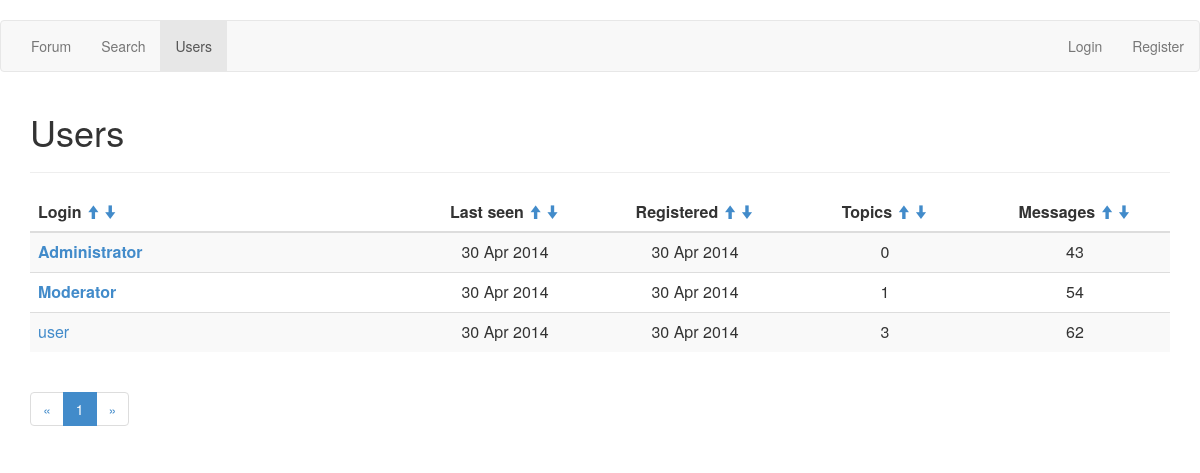
Page /userlist on the earlier database version.
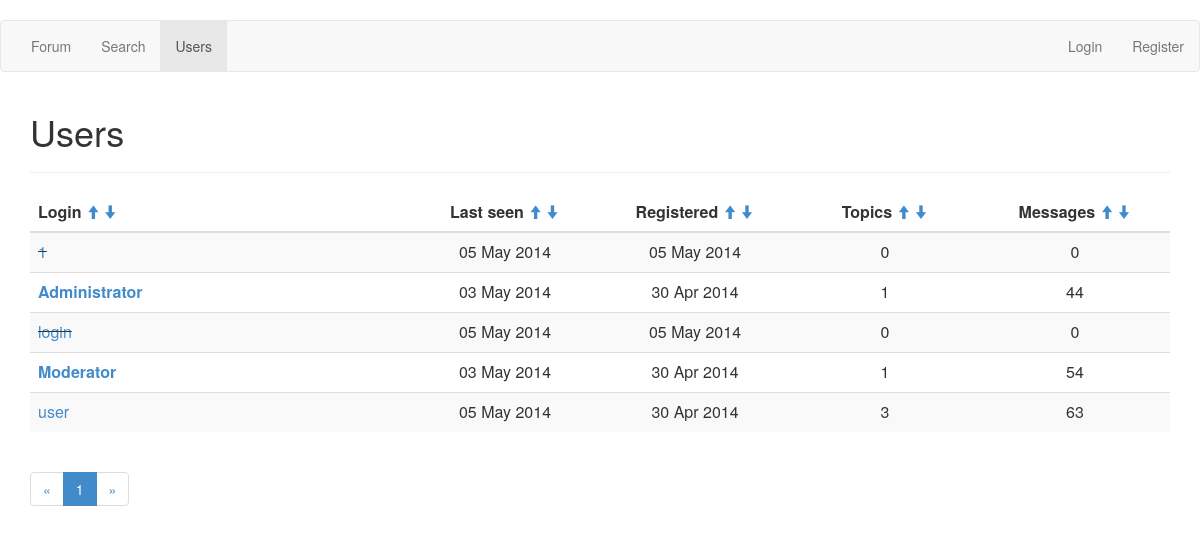
Same page on the later database version.
### app/models.py (models this page shows, shortened)
class User(db.Model):
    __tablename__ = 'User'
    id = db.Column(db.Integer, primary_key=True)
    login = db.Column(db.Text, unique=True, nullable=False)
    password = db.Column(db.Text, nullable=False)
    confirm_code = db.Column(db.Text)
    active = db.Column(db.Boolean, default=False)
    role = db.Column(db.Integer, default=2, nullable=False)
    email = db.Column(db.Text, nullable=False)
    city = db.Column(db.Text, default='unknown')
    country = db.Column(db.Text, default='unknown')
    db_avatar = db.Column(db.Boolean, default=False)
    topic_count = db.Column(db.Integer, default=0)
    message_count = db.Column(db.Integer, default=0)
    reg_date = db.Column(db.DateTime, default=datetime.utcnow, nullable=False)
    last_seen = db.Column(db.DateTime, default=datetime.utcnow, onupdate=datetime.utcnow, nullable=False)

### app/views.py (the view)
@app.route('/userlist')
def userlist(page=1):
    if request.args.get('page'):
        page = int(request.args.get('page'))
    pagination = Pagination(page, USER_PER_PAGE, User.query.count())
    sort_field = request.args.get('sort')
    sort_order = request.args.get('desc')
    if sort_field == 'last_seen' and sort_order == 'True':
        users_list = User.query.order_by(User.last_seen.desc()).all()
    elif sort_field == 'last_seen':
        users_list = User.query.order_by(User.last_seen).all()
    elif sort_field == 'reg_date' and sort_order == 'True':
        users_list = User.query.order_by(User.reg_date.desc()).all()
    elif sort_field == 'reg_date':
        users_list = User.query.order_by(User.reg_date).all()
    elif sort_field == 'topics' and sort_order == 'True':
        users_list = User.query.order_by(User.topic_count.desc()).all()
    elif sort_field == 'topics':
        users_list = User.query.order_by(User.topic_count).all()
    elif sort_field == 'messages' and sort_order == 'True':
        users_list = User.query.order_by(User.message_count.desc()).all()
    elif sort_field == 'messages':
        users_list = User.query.order_by(User.message_count).all()
    elif sort_field == 'login' and sort_order == 'True':
        users_list = User.query.order_by(User.login.collate('NOCASE').desc()).all()
    else:
        users_list = User.query.order_by(User.login.collate('NOCASE')).all()
    return(render_template('/userlist.html',
        user=current_user,
        users_list=users_list,
        pagination=pagination))

### app/views.py (called while the page is built)
    @property
    def pages(self):
        return(int(ceil(float(self.total_count)/self.per_page)))

    @property
    def pages_list(self):
        if self.pages < 4:
            res = range(1, self.pages+1)
        elif self.page < 3 and self.page+2 < self.pages:
            res = range(1, self.page+3)
        elif self.page < 3 and self.page+2 >= self.pages:
            res = range(1, self.pages+1)
        elif self.page > self.pages-3:
            res = range(self.page-2, self.pages+1)
        else:
            res = range(self.page-2, self.page+3)
        return(res)

    @property
    def first(self):
        if self.page == 1:
            return(0)
        else:
            return((self.page-1)*self.per_page)

    @property
    def last(self):
        if self.page == self.pages:
            return(None)
        else:
            return(self.page*self.per_page)

    def is_authenticated(self):
        return(False)

### app/templates/userlist.html (shortened to what this page needs)
﻿{% extends "base.html" %}
{% block content %}
<h1>Users</h1>
<hr>
<table class="table table-striped">
    <thead>
        <tr>
            <th class="col-md-4">
                Login
                <a href="{{url_for('userlist', sort='login', desc=True)}}"><small><i class="glyphicon glyphicon-arrow-up"></i></small></a>
                <a href="{{url_for('userlist', sort='login', desc=False)}}"><small><i class="glyphicon glyphicon-arrow-down"></i></small></a>
            </th>
            <th class="col-md-2 text-center">
                Last seen
                <a href="{{url_for('userlist', sort='last_seen', desc=True)}}"><small><i class="glyphicon glyphicon-arrow-up"></i></small></a>
                <a href="{{url_for('userlist', sort='last_seen', desc=False)}}"><small><i class="glyphicon glyphicon-arrow-down"></i></small></a>
            </th>
            <th class="col-md-2 text-center">
                Registered
                <a href="{{url_for('userlist', sort='reg_date', desc=True)}}"><small><i class="glyphicon glyphicon-arrow-up"></i></small></a>
                <a href="{{url_for('userlist', sort='reg_date', desc=False)}}"><small><i class="glyphicon glyphicon-arrow-down"></i></small></a>
            </th>
            <th class="col-md-2 text-center">
                Topics
                <a href="{{url_for('userlist', sort='topics', desc=True)}}"><small><i class="glyphicon glyphicon-arrow-up"></i></small></a>
                <a href="{{url_for('userlist', sort='topics', desc=False)}}"><small><i class="glyphicon glyphicon-arrow-down"></i></small></a>
            </th>
            <th class="col-md-2 text-center">
                Messages
                <a href="{{url_for('userlist', sort='messages', desc=True)}}"><small><i class="glyphicon glyphicon-arrow-up"></i></small></a>
                <a href="{{url_for('userlist', sort='messages', desc=False)}}"><small><i class="glyphicon glyphicon-arrow-down"></i></small></a>
            </th>
        </tr>
    </thead>
    <tbody>
        {% for user in users_list[pagination.first:pagination.last] %}
        <tr>
            <td>
            {% if user.role < 2 %}
                <b><a href="{{url_for('user_profile', user_id=user.id)}}">{{user.login}}</a></b>
            {% elif not user.active %}
                <del><a href="{{url_for('user_profile', user_id=user.id)}}">{{user.login}}</a></del>
            {% else %}
                <a href="{{url_for('user_profile', user_id=user.id)}}">{{user.login}}</a>
            {% endif %}
            </td>
            <td class="text-center">{{user.last_seen.strftime('%d %b %Y')}}</td>
            <td class="text-center">{{user.reg_date.strftime('%d %b %Y')}}</td>
            <td class="text-center">{{user.topic_count}}</td>
            <td class="text-center">{{user.message_count}}</td>
        </tr>
        {% endfor %}
    </tbody>
</table>
<ul class="pagination">
    <li><a href="{{url_for('userlist', page=1)}}">&laquo;</a></li>
    {% for page_number in pagination.pages_list %}
    <li{% if page_number == pagination.page %} class="active"{% endif %}>
        <a href="{{url_for('userlist', page=page_number)}}">{{page_number}}</a>
    </li>
    {% endfor %}
    <li><a href="{{url_for('userlist', page=pagination.pages)}}">&raquo;</a></li>
</ul>
{% endblock %}

### app/templates/base.html (shortened to what this page needs)
<!DOCTYPE html>
<head>
    <link rel="stylesheet" type="text/css" href="/static/css/bootstrap.min.css">
    <link rel="stylesheet" type="text/css" href="/static/css/custom.css">
</head>
<body>
<div class="navbar navbar-default" role="navigation">
    <div class="container-fluid">
        <ul class="nav navbar-nav">
            <li {% if request.path == '/' or request.path[:6] == '/forum' %}class="active"{% endif %}><a href="{{url_for('forum')}}">Forum</a></li>
            <li {% if request.path[:7] == '/search' %}class="active"{% endif %}><a href="{{url_for('forum_search')}}">Search</a></li>
            <li {% if request.path[:9] == '/userlist' %}class="active"{% endif %}><a href="{{url_for('userlist')}}">Users</a></li>
        </ul>
        <ul class="nav navbar-nav navbar-right">
            {% if user.is_authenticated() %}
            <li><a href="{{url_for('logout')}}">Logout ({{user.login}})</a></li>
            {% else %}
            <li><a href="{{url_for('login')}}">Login</a></li>
            <li><a href="{{url_for('register')}}">Register</a></li>
            {% endif %}
        </ul>
    </div>
</div>
<div class="container">
    {% block content %}{% endblock %}
</div>
</body>
</html>

Differences in the rows shown:
added User: login "1", last_seen "05 May 2014", reg_date "05 May 2014", topic_count "0", message_count "0"
changed User "Administrator": last_seen "30 Apr 2014" → "03 May 2014"; topic_count "0" → "1"; message_count "43" → "44"
added User: login "login", last_seen "05 May 2014", reg_date "05 May 2014", topic_count "0", message_count "0"
changed User "Moderator": last_seen "30 Apr 2014" → "03 May 2014"
changed User "user": last_seen "30 Apr 2014" → "05 May 2014"; message_count "62" → "63"
